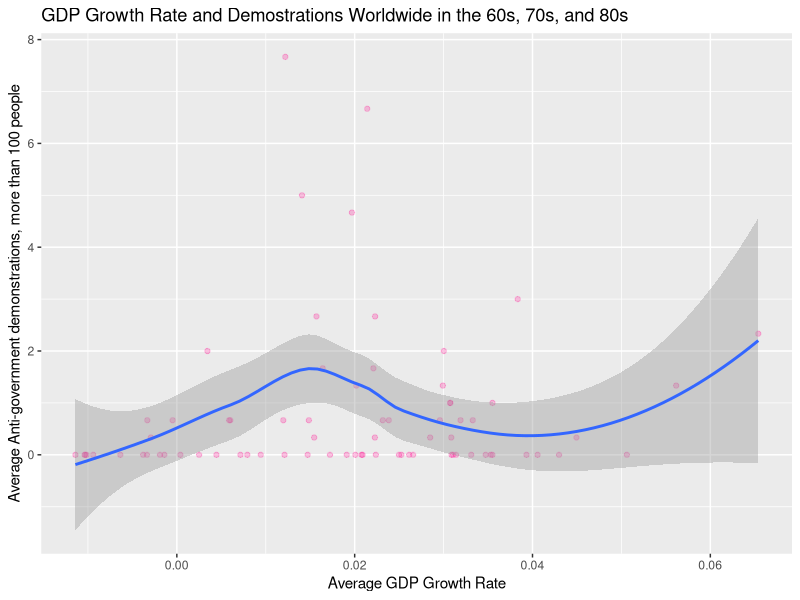

Write the R code that produced this figure.
## ---- chunk 1
library(dplyr)
library(tidyverse)
violence <- read_csv('violence.csv')

violence <- subset(violence, select = c(sftgname, agovdem60, gyp60, lrgdp60, agovdem70, gyp70, lrgdp70, agovdem80, gyp80, lrgdp80))

violence <- violence |>
 mutate(mean_protest = (agovdem60 + agovdem70 + agovdem80)/3,
        mean_growth = (gyp60 + gyp70 + gyp80)/3,
        mean_gdp = (lrgdp60 + lrgdp70 + lrgdp80)/3)

regression_multiyear = lm(mean_protest ~  mean_growth + mean_gdp,
               data = violence)
regression_multiyear
## ---- chunk 2

scatter <- regression_multiyear |>
  ggplot(aes(x = mean_growth, y = mean_protest)) +
  geom_point(color = "deeppink", alpha = 0.25) +
  geom_smooth(method= 'loess') +
  labs(
    x = "Average GDP Growth Rate",
    y = "Average Anti-government demonstrations, more than 100 people",
    title = "GDP Growth Rate and Demostrations Worldwide in the 60s, 70s, and 80s"
  ) 
scatter

## ---- chunk 3

summary(regression_multiyear)

regression <- regression_multiyear |> 
  broom::tidy() |>
  select(term, estimate, p.value) |>  
  knitr::kable(digits = 2)
regression

